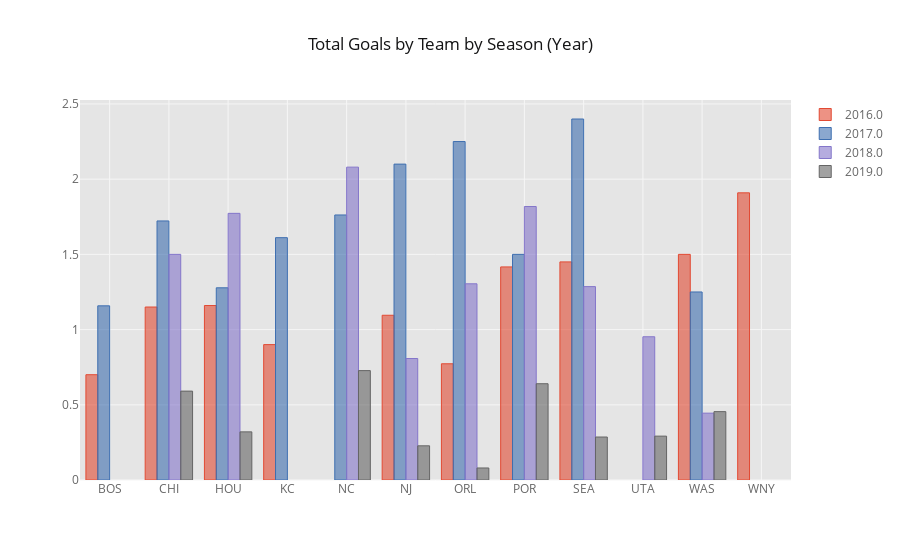

This figure's notebook cell:
### Markdown cell above
## Visualizations

### Code cell
#this cell makes a bar graph of goals by team by season
drop_cols = ['Games Played', 'Games Started', 'Minutes Played']
goals = nwsl.drop(drop_cols, axis = 1).pivot_table(index = 'Team', columns = 'Season',
                                                   values = 'Goals')
goals.iplot(kind = 'bar', title = 'Total Goals by Team by Season (Year)')

### Figure 1 — Plotly figure (JSON) as saved in the notebook; plotly's stock layout.template omitted (floating-point values rounded to 4 significant figures)
{"data": [{"marker": {"color": "rgba(226, 74, 51, 0.6)", "line": {"color": "rgba(226, 74, 51, 1.0)", "width": 1}}, "name": "2016.0", "orientation": "v", "text": "", "type": "bar", "uid": "9fc76d2c-1b6a-4d4e-bf95-dd2a4687e6ec", "x": ["BOS", "CHI", "HOU", "KC", "NC", "NJ", "ORL", "POR", "SEA", "UTA", "WAS", "WNY"], "y": [0.7, 1.15, 1.16, 0.9, "", 1.095, 0.7727, 1.417, 1.45, "", 1.5, 1.909]}, {"marker": {"color": "rgba(62, 111, 176, 0.6)", "line": {"color": "rgba(62, 111, 176, 1.0)", "width": 1}}, "name": "2017.0", "orientation": "v", "text": "", "type": "bar", "uid": "8112a043-a6f8-4926-b754-958a97fd030f", "x": ["BOS", "CHI", "HOU", "KC", "NC", "NJ", "ORL", "POR", "SEA", "UTA", "WAS", "WNY"], "y": [1.158, 1.722, 1.278, 1.611, 1.762, 2.1, 2.25, 1.5, 2.4, "", 1.25, ""]}, {"marker": {"color": "rgba(132, 118, 202, 0.6)", "line": {"color": "rgba(132, 118, 202, 1.0)", "width": 1}}, "name": "2018.0", "orientation": "v", "text": "", "type": "bar", "uid": "9b8cf9ce-55c9-4da3-b750-7065c501d229", "x": ["BOS", "CHI", "HOU", "KC", "NC", "NJ", "ORL", "POR", "SEA", "UTA", "WAS", "WNY"], "y": ["", 1.5, 1.773, "", 2.08, 0.8077, 1.304, 1.818, 1.286, 0.9524, 0.4444, ""]}, {"marker": {"color": "rgba(101, 101, 101, 0.6)", "line": {"color": "rgba(101, 101, 101, 1.0)", "width": 1}}, "name": "2019.0", "orientation": "v", "text": "", "type": "bar", "uid": "29636374-3a33-42cd-be0d-4c9aa6e6cd92", "x": ["BOS", "CHI", "HOU", "KC", "NC", "NJ", "ORL", "POR", "SEA", "UTA", "WAS", "WNY"], "y": ["", 0.5909, 0.32, "", 0.7273, 0.2273, 0.08, 0.64, 0.2857, 0.2917, 0.4545, ""]}], "layout": {"legend": {"bgcolor": "#FFFFFF", "font": {"color": "#666666"}}, "paper_bgcolor": "#FFFFFF", "plot_bgcolor": "#E5E5E5", "title": {"font": {"color": "#151516"}, "text": "Total Goals by Team by Season (Year)"}, "xaxis": {"gridcolor": "#F6F6F6", "showgrid": true, "tickfont": {"color": "#666666"}, "title": {"font": {"color": "#666666"}, "text": ""}, "zerolinecolor": "#F6F6F6"}, "yaxis": {"gridcolor": "#F6F6F6", "showgrid": true, "tickfont": {"color": "#666666"}, "title": {"font": {"color": "#666666"}, "text": ""}, "zerolinecolor": "#F6F6F6"}}}
